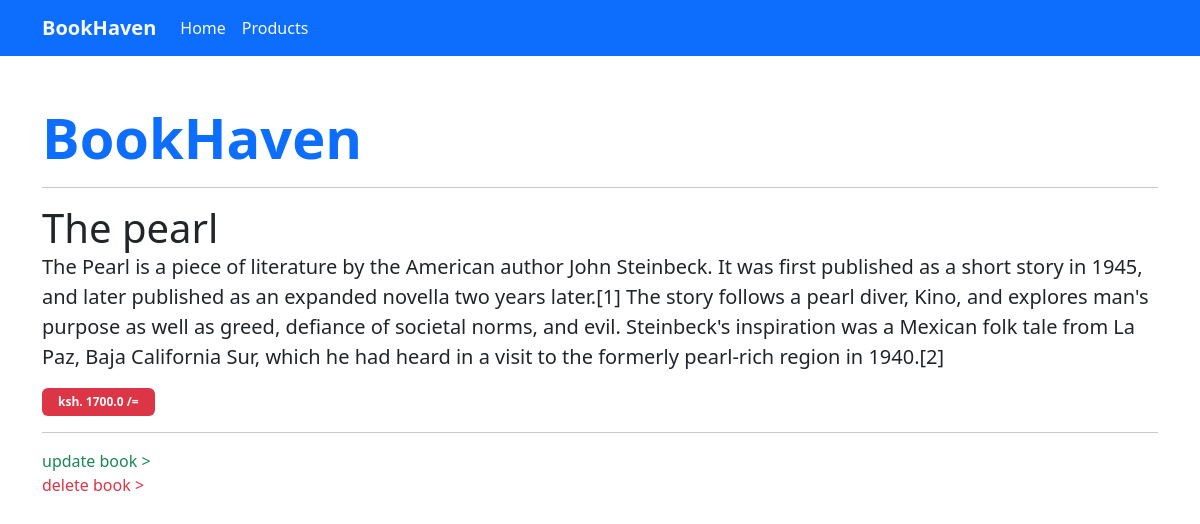
Page /firstApp/read-books/2 on the committed database.
### firstApp/models.py (models this page shows, shortened)
class Book(models.Model):
    name = models.CharField(max_length=100)
    description = models.CharField(max_length=600)
    price = models.FloatField()
    created_at = models.DateField(auto_now_add= True)
    updated_at = models.DateField(auto_now_add=True)
    class Meta:
        ordering = ['-created_at', '-updated_at']

### firstApp/views.py (the view)
# urls.py: path('read-books/<str:pk>', views.readOneBook, name='read-one-book'),
def readOneBook(request, pk):
    book = Book.objects.get(id=pk)
    context = {"book":book}
    return render(request, "firstApp/book.html",context)

### firstApp/templates/firstApp/book.html
{% extends "main.html" %}
{% block content %}
<div class="container py-5">
    <h1 class="display-4  text-primary fw-bold">BookHaven</h1>
    <hr>
    <div>
        <div class="display-6">{{book.name}} </div>
        <p class="lead">{{book.description}}</p>
        <span class="badge bg-danger  text-light px-3 py-2">ksh. {{book.price}} /=</span>
        <hr>
        <a href="{% url 'update-book' book.id  %}" class="text-decoration-none text-success">update book > </a><br>
        <a href="{% url 'delete-book' book.id  %}" class="text-decoration-none text-danger">delete book > </a>
    </div>
</div>
{% endblock %}

### rows in the picture
Book: name "The pearl", description "The Pearl is a piece of literature by the American author John Steinbeck. It was first published as a short story in 1945, and later published as an expanded novella two years later.[1] The story follows a pearl diver, Kino, and explores man's purpose as well as greed, defiance of societal norms, and evil. Steinbeck's inspiration was a Mexican folk tale from La Paz, Baja California Sur, which he had heard in a visit to the formerly pearl-rich region in 1940.[2]", price "1700.0"
